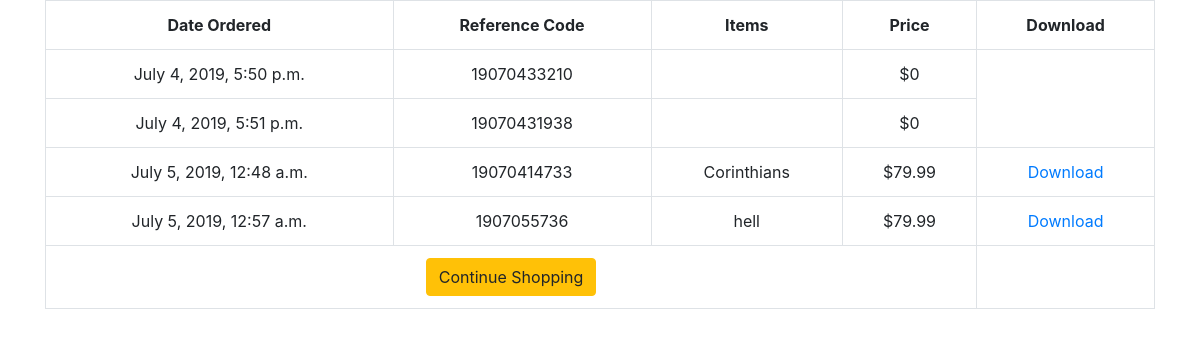
Before: /profiles/profile/ (signed in) with the older database file.
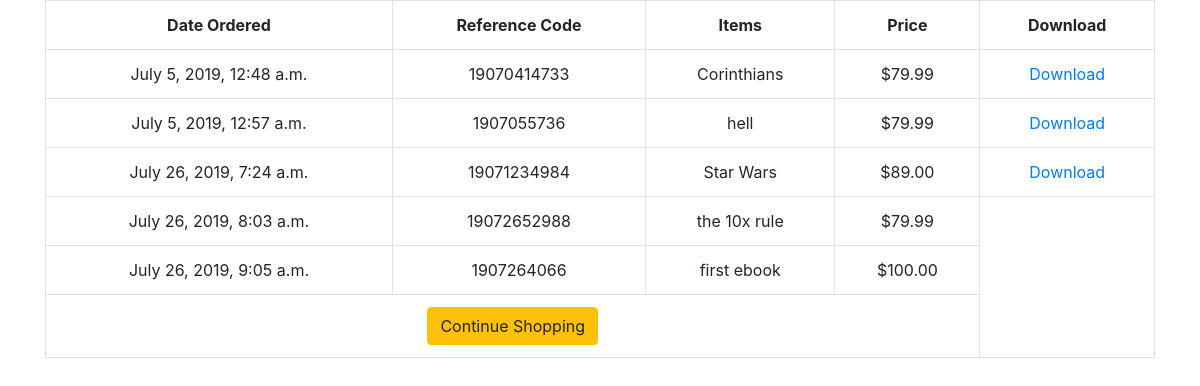
After: the same page with the newer database file.
### shopping_cart/models.py (models this page shows, shortened)
class Order(models.Model):
    ref_code = models.CharField(max_length=15)
    owner = models.ForeignKey(Profile, on_delete=models.SET_NULL, null=True)
    is_ordered = models.BooleanField(default=False)
    items = models.ManyToManyField(OrderItem)
    date_ordered = models.DateTimeField(auto_now=True)
    def get_cart_total(self):
        return sum([item.product.price for item in self.items.all()])

class OrderItem(models.Model):
    product = models.OneToOneField(Product, on_delete=models.SET_NULL, null=True)
    is_ordered = models.BooleanField(default=False)
    date_added = models.DateTimeField(auto_now=True)
    date_ordered = models.DateTimeField(null=True)

### products/models.py (models this page shows, shortened)
class Product(models.Model):
    seller = models.ForeignKey(SellerAccount,on_delete=models.CASCADE)
    name = models.CharField(max_length=120)
    description = models.CharField(max_length=500,null=True,blank=True)
    download = models.FileField(upload_to=download_loc,storage=FileSystemStorage(location=protected_loc),null=True,blank=True)
    price = models.DecimalField(max_digits=60,decimal_places=2)
    sale_price = models.DecimalField(max_digits=60,decimal_places=2,null=True,blank=True)
    slug= models.SlugField()
    timestamp = models.DateTimeField(auto_now_add=True,auto_now=False)
    updated = models.DateTimeField(auto_now_add=False,auto_now=True)
    active = models.BooleanField(default=True)
    def get_download(self):
        view_name = "accounts:download_slug"
        url = reverse(view_name, kwargs={"slug": self.slug})
        return url

### accounts/views.py (the view)
@login_required()
def my_profile(request):
	my_user_profile = Profile.objects.filter(user=request.user).first()
	my_orders = Order.objects.filter(is_ordered=True, owner=my_user_profile)
	context = {
		'my_orders': my_orders
	}
	return render(request, "profile.html", context)

### templates/profile.html
{% extends 'base.html' %}
{% block content %}
<table class="table table-hover table-bordered text-center">
      <tr class="text-center">
        <th>Date Ordered</th>
        <th>Reference Code</th>
        <th>Items</th>
        <th>Price</th>
        <th>Download</th>
      </tr>
      {% for order in my_orders %}
        <tr>
          <td>{{ order.date_ordered }}</td>
          <td>{{ order.ref_code }}</td>
          <td>
        	{% for item in order.items.all %}
        		{{ item.product.name }}
      		{% endfor %}
      	  </td>
          <td>${{ order.get_cart_total }}</td>
          {% for item in order.items.all %}
          {% if item.product.download %}
          <td><a href='{{ item.product.get_download }}'>Download</a></td>
          {% endif %}
          {% endfor %}
        </tr>
      {% empty %}
        <tr>
          <td colspan= 4> You have no orders.</td>
        </tr>
      {% endfor %}
      <tr>
        <td colspan=4>
          <a href="{% url 'products:product-list' %}" class="btn btn-warning pull-left">
            {% if not order %}Continue Shopping{% else %}Add Items to Cart {% endif %}
          </a>
        </td>
      </tr>
    </table>
{% endblock content %}

Changed rows visible on the page:
removed Order: date_ordered "July 4, 2019, 5:50 p.m.", ref_code "19070433210", get_cart_total "0"
removed Order: date_ordered "July 4, 2019, 5:51 p.m.", ref_code "19070431938", get_cart_total "0"
now on this page (row edited): Order: date_ordered "July 26, 2019, 7:24 a.m.", ref_code "19071234984", get_cart_total "89.00"
added OrderItem: product.name "Star Wars"
added Order: date_ordered "July 26, 2019, 8:03 a.m.", ref_code "19072652988", get_cart_total "79.99"
added OrderItem: product.name "the 10x rule", shown under "July 26, 2019, 8:03 a.m."
added Order: date_ordered "July 26, 2019, 9:05 a.m.", ref_code "1907264066", get_cart_total "100.00"
added OrderItem: product.name "first ebook", shown under "July 26, 2019, 9:05 a.m."
